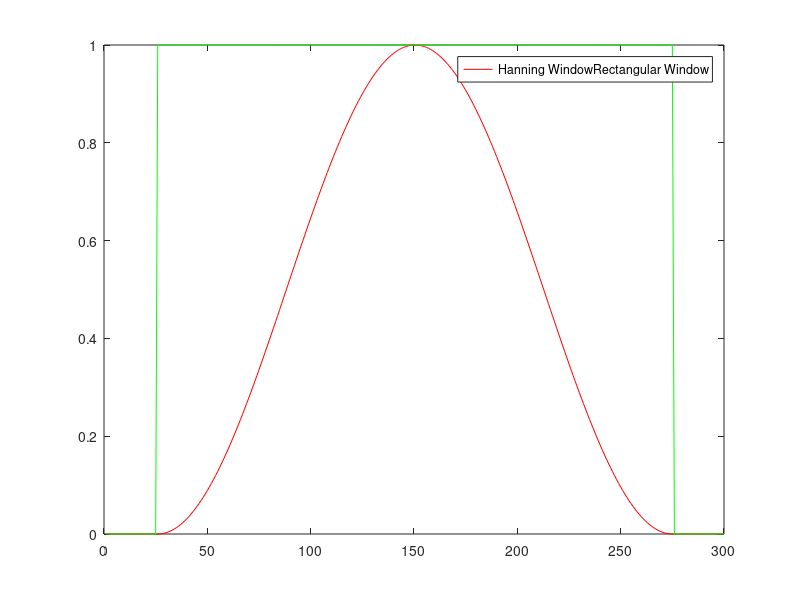

MATLAB code for this plot: (Note: this script raises an error after producing the figure.)
% create window
N = 250;
rect_win = rectwin(N);
rect_win = ([zeros(1,25), rect_win', zeros(1,25)]); % zeros padding (outside window)

hann_win = hann(N);
hann_win = ([zeros(1,25), hann_win', zeros(1,25)]);

figure(2);
plot(hann_win, "r");
hold on;
plot(rect_win, "g");
legend(["Hanning Window", "Rectangular Window"]);

% freq domain
hann_fft = fftshift(fft(hann_win)); % fftshift shifts scale to -fs/2 to fs/2
rect_fft = fftshift(fft(rect_win));

freq = (-150:150-1)*fs/300; % samples =  25 + 250 + 25 = 300
hann_ss = 10*log10(abs(hann_fft));
rect_ss = 10*log10(abs(rect_fft));

figure(3);
plot(freq, hann_ss,"b");
hold on;
plot(freq, rect_ss, "r");
legend(["FFT of hanning window", "FFT of rectangular window"])
xlabel("Frequency");
ylabel("Amplitude");